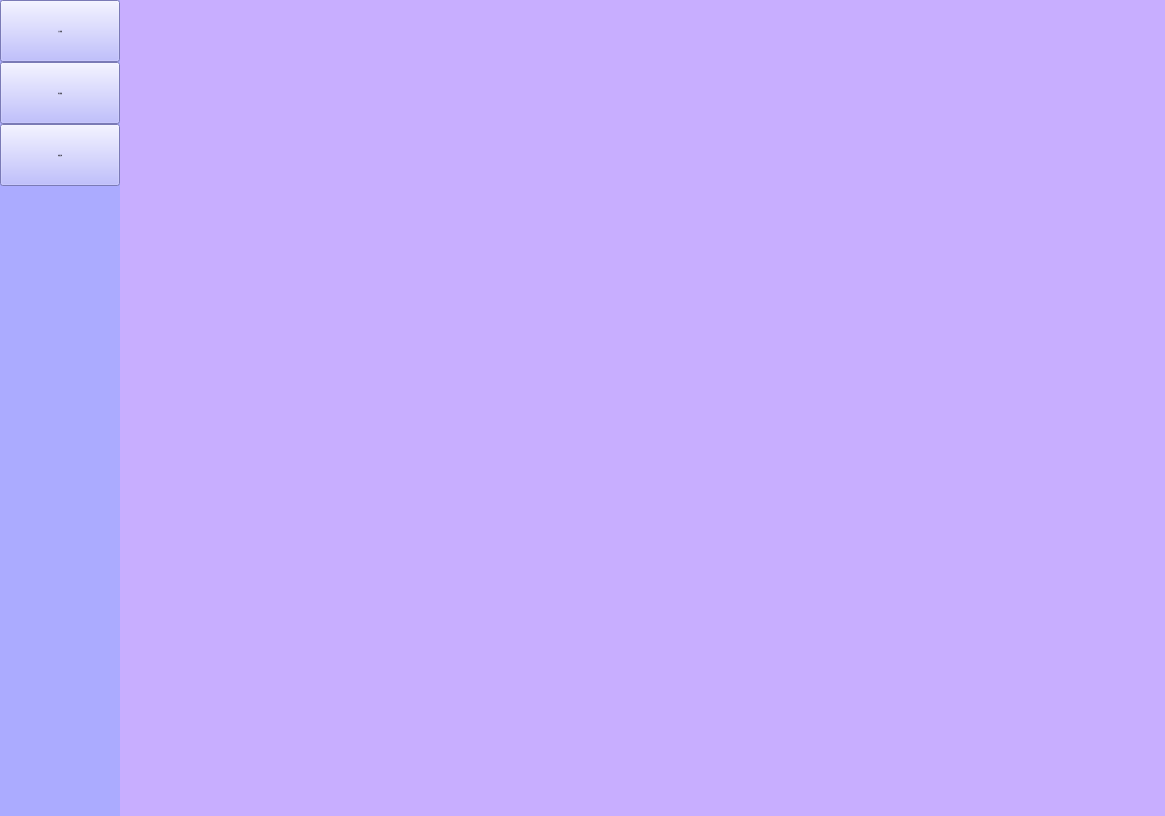
<?xml version="1.0" encoding="UTF-8"?>
<ui version="4.0">
 <class>Cell_Main</class>
 <widget class="QMainWindow" name="Cell_Main">
  <property name="geometry">
   <rect>
    <x>0</x>
    <y>0</y>
    <width>1165</width>
    <height>816</height>
   </rect>
  </property>
  <property name="windowTitle">
   <string>QT图书管理系统</string>
  </property>
  <property name="styleSheet">
   <string notr="true">QStackedWidget{
	background-color:#c8aeff;
}
QPushButton[name=&quot;btn&quot;]{
	border-radius:4px;
	background:#9c9ce8;
	color:black;
	font:16px;
	min-height:28px;
	min-width:85px;
	padding:4px;
}
QPushButton[name=&quot;btn&quot;]:pressed{
	border-radius:4px;
	background:#7070ff;
	color:black;
	font:16px;
	min-height:28px;
	min-width:85px;
	padding:4px;
}
QPushButton[name=&quot;btnr&quot;]{
	border-radius:4px;
	background:#ff0000;
	color:yellow;
	font:16px;
	min-height:28px;
	min-width:85px;
	padding:4px;
}
QLineEdit[name=&quot;le&quot;]{
	border-radius:4px;
	min-height:25px;
	border:1px solid black;
	color:black;
}
QLabel[name=&quot;title&quot;]{
	font:18px '黑体‘;
	color:black;
}
QLabel[name=&quot;lb&quot;]{
	font:20px '楷体‘;
	color:black;
}
</string>
  </property>
  <widget class="QWidget" name="centralwidget">
   <property name="styleSheet">
    <string notr="true">QWidget#tool{
	background: #ababff;
}


QWidget#tool QToolButton {
    background: #ababff;
    color: black;
    min-height: 55px;
    font: 14px '黑体';
    qproperty-iconSize: 18px 18px;
}


QWidget#tool QToolButton:checked {
    background: #2f2f46;
}

</string>
   </property>
   <layout class="QGridLayout" name="gridLayout_2">
    <property name="leftMargin">
     <number>0</number>
    </property>
    <property name="topMargin">
     <number>0</number>
    </property>
    <property name="rightMargin">
     <number>0</number>
    </property>
    <property name="bottomMargin">
     <number>0</number>
    </property>
    <property name="spacing">
     <number>0</number>
    </property>
    <item row="0" column="0">
     <widget class="QWidget" name="tool" native="true">
      <property name="minimumSize">
       <size>
        <width>120</width>
        <height>0</height>
       </size>
      </property>
      <property name="maximumSize">
       <size>
        <width>120</width>
        <height>16777215</height>
       </size>
      </property>
      <layout class="QGridLayout" name="gridLayout">
       <property name="leftMargin">
        <number>0</number>
       </property>
       <property name="topMargin">
        <number>0</number>
       </property>
       <property name="rightMargin">
        <number>0</number>
       </property>
       <property name="bottomMargin">
        <number>0</number>
       </property>
       <property name="spacing">
        <number>0</number>
       </property>
       <item row="1" column="0">
        <widget class="QToolButton" name="btn_book">
         <property name="sizePolicy">
          <sizepolicy hsizetype="Expanding" vsizetype="Fixed">
           <horstretch>0</horstretch>
           <verstretch>0</verstretch>
          </sizepolicy>
         </property>
         <property name="font">
          <font>
           <family>黑体</family>
           <pointsize>-1</pointsize>
           <italic>false</italic>
           <bold>false</bold>
           <kerning>false</kerning>
          </font>
         </property>
         <property name="text">
          <string>  图书管理</string>
         </property>
         <property name="icon">
          <iconset resource="../res/res.qrc">
           <normaloff>:/Reading.png</normaloff>:/Reading.png</iconset>
         </property>
         <property name="checkable">
          <bool>true</bool>
         </property>
         <property name="toolButtonStyle">
          <enum>Qt::ToolButtonTextBesideIcon</enum>
         </property>
         <attribute name="buttonGroup">
          <string notr="true">buttonGroup</string>
         </attribute>
        </widget>
       </item>
       <item row="0" column="0">
        <widget class="QToolButton" name="btn_user">
         <property name="sizePolicy">
          <sizepolicy hsizetype="Expanding" vsizetype="Fixed">
           <horstretch>0</horstretch>
           <verstretch>0</verstretch>
          </sizepolicy>
         </property>
         <property name="font">
          <font>
           <family>黑体</family>
           <pointsize>-1</pointsize>
           <italic>false</italic>
           <bold>false</bold>
           <kerning>false</kerning>
          </font>
         </property>
         <property name="styleSheet">
          <string notr="true"/>
         </property>
         <property name="text">
          <string>  用户管理</string>
         </property>
         <property name="icon">
          <iconset resource="../res/res.qrc">
           <normaloff>:/SetUp.png</normaloff>:/SetUp.png</iconset>
         </property>
         <property name="checkable">
          <bool>true</bool>
         </property>
         <property name="checked">
          <bool>false</bool>
         </property>
         <property name="toolButtonStyle">
          <enum>Qt::ToolButtonTextBesideIcon</enum>
         </property>
         <attribute name="buttonGroup">
          <string notr="true">buttonGroup</string>
         </attribute>
        </widget>
       </item>
       <item row="3" column="0">
        <spacer name="verticalSpacer">
         <property name="orientation">
          <enum>Qt::Vertical</enum>
         </property>
         <property name="sizeHint" stdset="0">
          <size>
           <width>20</width>
           <height>40</height>
          </size>
         </property>
        </spacer>
       </item>
       <item row="2" column="0">
        <widget class="QToolButton" name="btn_his">
         <property name="sizePolicy">
          <sizepolicy hsizetype="Expanding" vsizetype="Fixed">
           <horstretch>0</horstretch>
           <verstretch>0</verstretch>
          </sizepolicy>
         </property>
         <property name="font">
          <font>
           <family>黑体</family>
           <pointsize>-1</pointsize>
           <italic>false</italic>
           <bold>false</bold>
           <kerning>false</kerning>
          </font>
         </property>
         <property name="text">
          <string>  借阅记录</string>
         </property>
         <property name="icon">
          <iconset resource="../res/res.qrc">
           <normaloff>:/Files.png</normaloff>:/Files.png</iconset>
         </property>
         <property name="checkable">
          <bool>true</bool>
         </property>
         <property name="toolButtonStyle">
          <enum>Qt::ToolButtonTextBesideIcon</enum>
         </property>
         <attribute name="buttonGroup">
          <string notr="true">buttonGroup</string>
         </attribute>
        </widget>
       </item>
      </layout>
     </widget>
    </item>
    <item row="0" column="1">
     <widget class="QStackedWidget" name="stackedWidget"/>
    </item>
   </layout>
  </widget>
 </widget>
 <resources>
  <include location="../res/res.qrc"/>
 </resources>
 <connections/>
 <buttongroups>
  <buttongroup name="buttonGroup"/>
 </buttongroups>
</ui>
